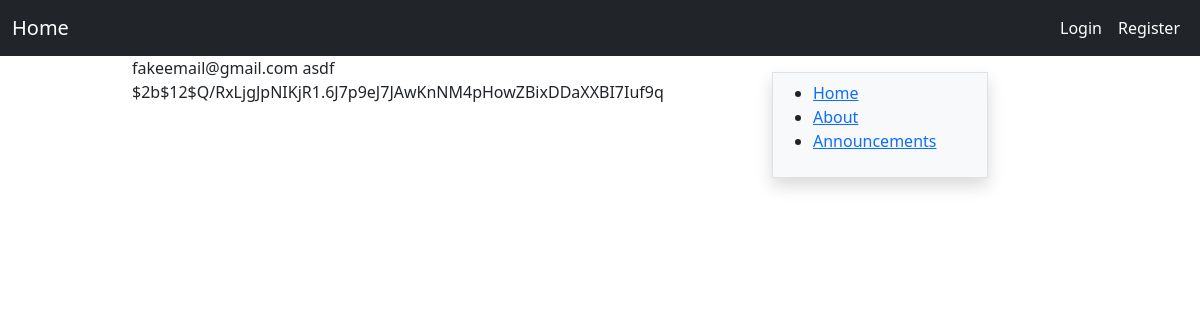
Page /users_list on the earlier database version.
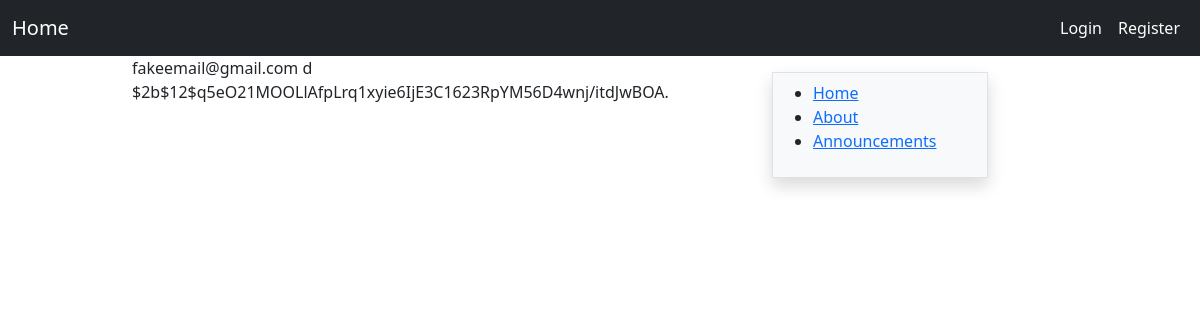
Same page on the later database version.
### webapp/models.py (models this page shows, shortened)
class User(db.Model, UserMixin):
    id = db.Column(db.Integer, primary_key=True)
    username= db.Column(db.String(20), nullable=False)
    password= db.Column(db.String(50), nullable=False)
    email= db.Column(db.String(50), nullable=False)
    about = db.Column(db.String(200), nullable=False, default="no content")
    profile_image = db.Column(db.String(100), nullable=False, default='no_image.jpg')
    posts = db.relationship('Post', backref='author', lazy=True)

### webapp/account/routes.py (the view)
@account.route("/users_list", methods=["GET", "POST"])
def user_list():
    users = User.query.order_by(User.id)
    return render_template('users_list.html', users=users)

### webapp/templates/users_list.html
{% extends 'base.html' %}
{% from "_formhelpers.html" import render_field, render_button, render_remember %}
{% block body %}
{% for user in users %}
<div>{{user.email}} {{user.username}} {{user.password}}</div>
{% endfor %}
{% endblock %}

Differences in the rows shown:
changed User "fakeemail@gmail.com": username "asdf" → "d"; password "$2b$12$Q/RxLjgJpNIKjR1.6J7p9eJ7JAwKnNM4pHowZBixDDaXXBI7Iuf9q" → "$2b$12$q5eO21MOOLlAfpLrq1xyie6IjE3C1623RpYM56D4wnj/itdJwBOA."
